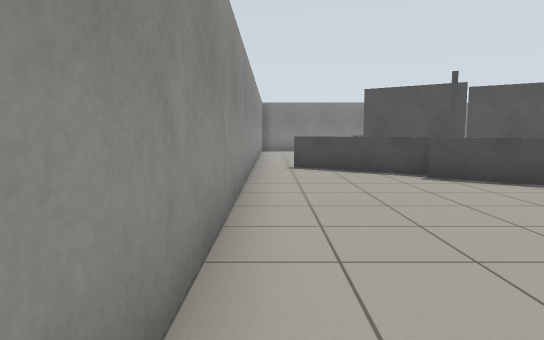
[1] (above)

22 first-person views from a walk through a Gazebo world. The camera is 0.94 m above the floor, tilts 6° down and sees 75° across. The floor is counted in squares, 1 m on a side. Each view is taken from the middle of a square. On the plan, view 1 faces up. The plan holds only what a view shows up to about 12 squares ahead; the rest is blank. The place goes on beyond the plan. Some stock models are drawn as simple stand-ins.

[2]
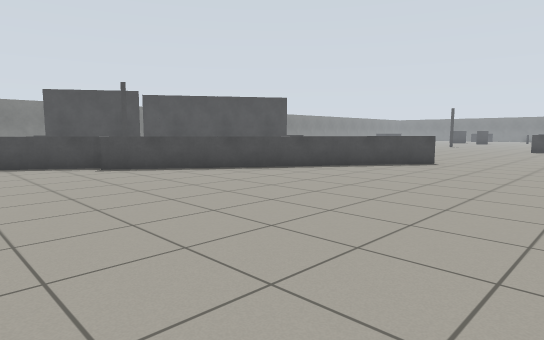

[3]
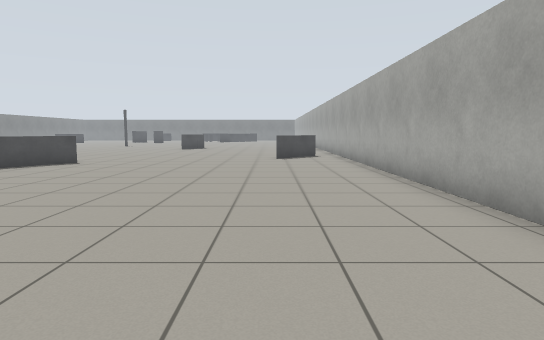

[4]
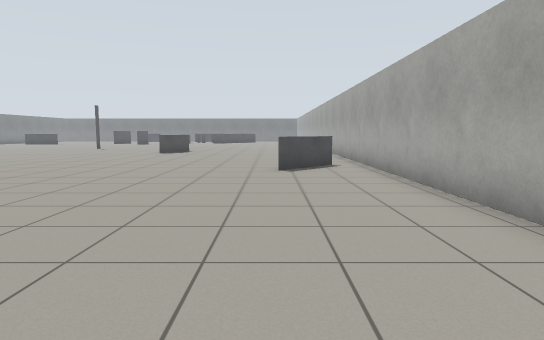

[5]
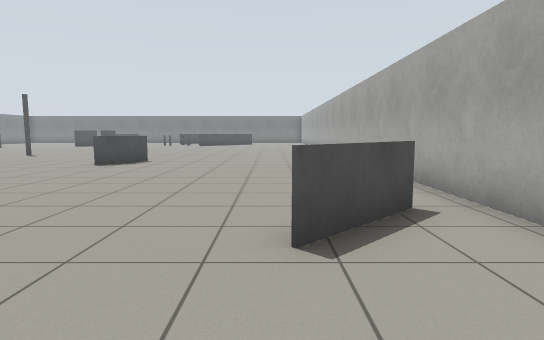

[6]
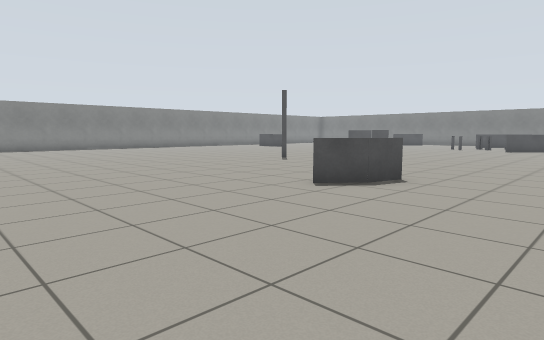

[7]
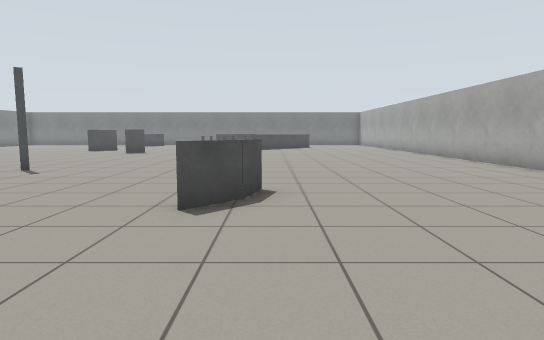

[8]
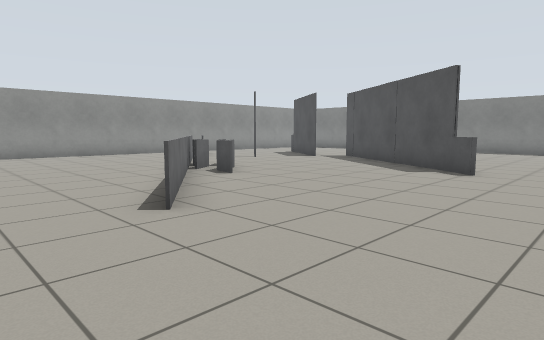

[9]
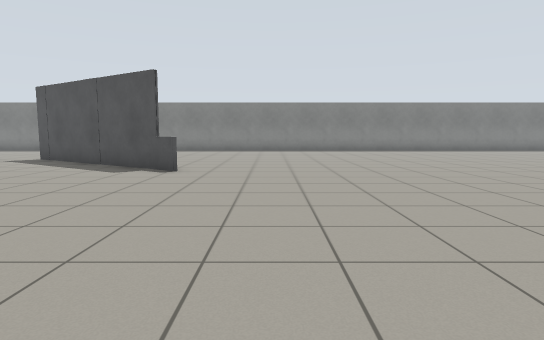

[10]
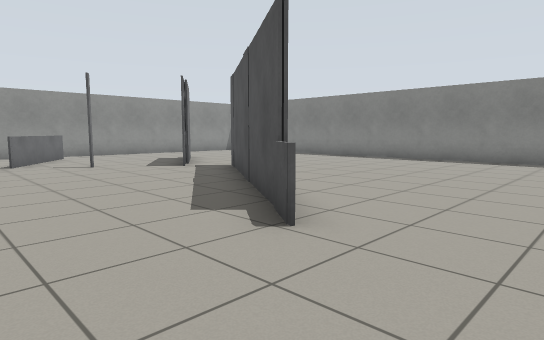

[11]
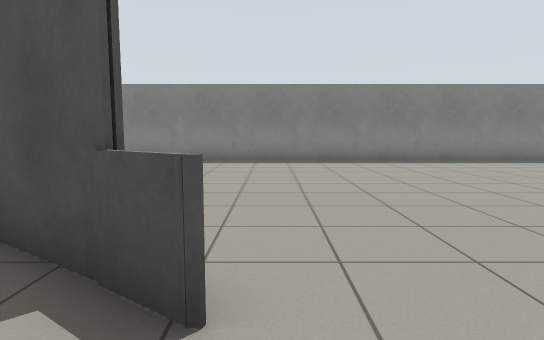

[12]
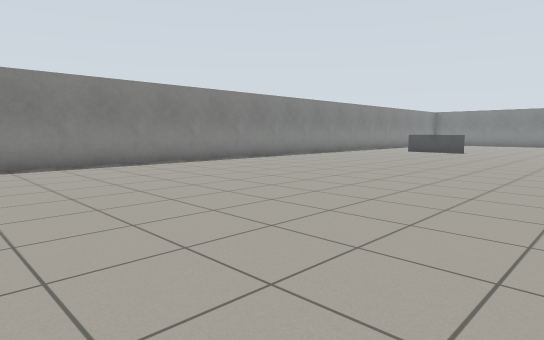

[13]
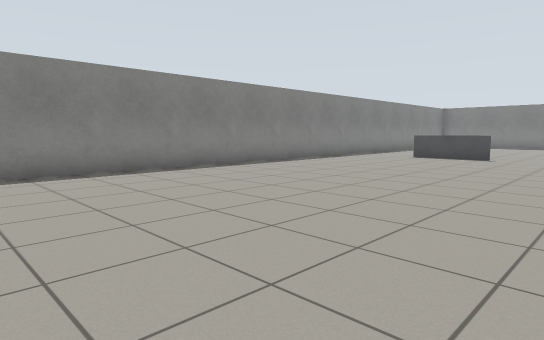

[14]
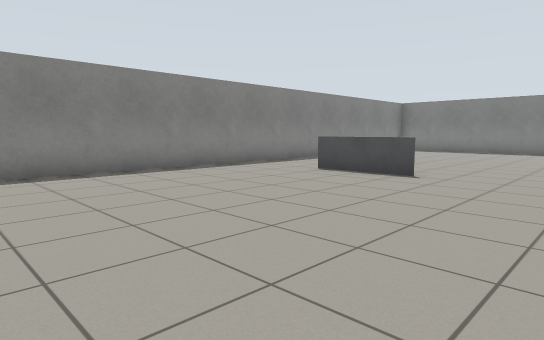

[15]
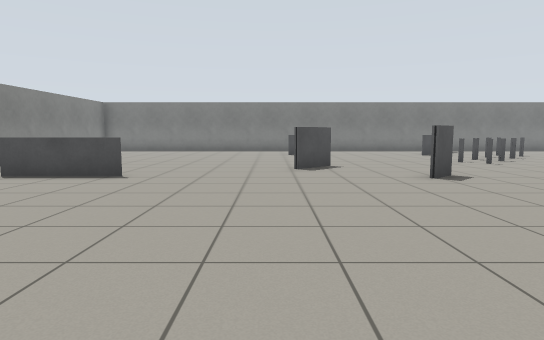

[16]
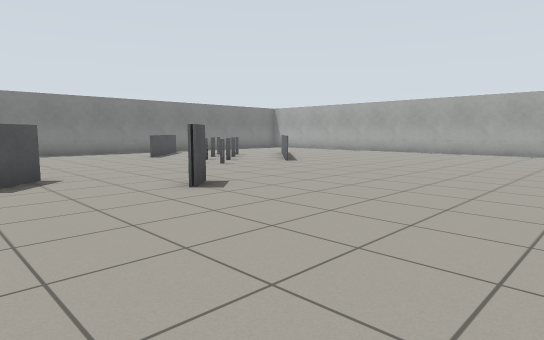

[17]
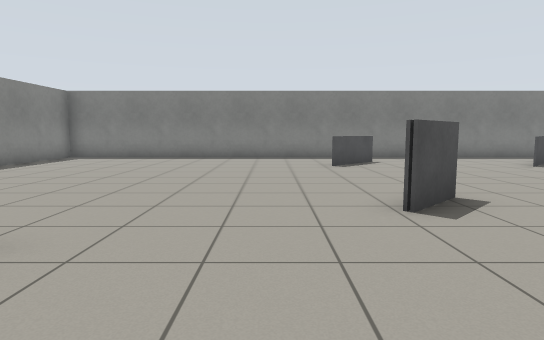

[18]
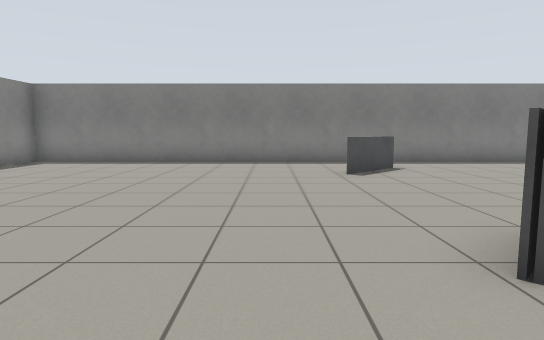

[19]
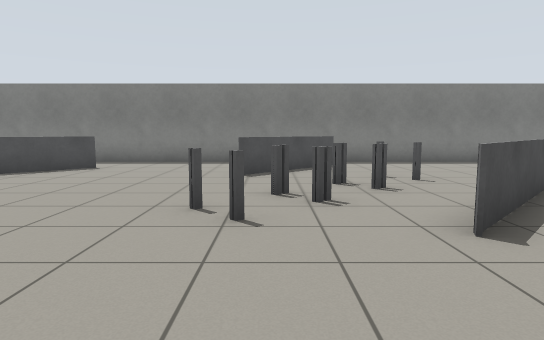

[20]
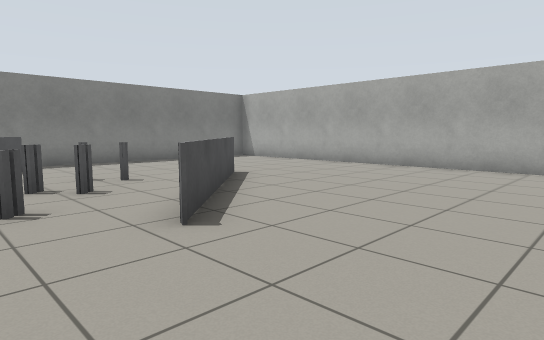

[21]
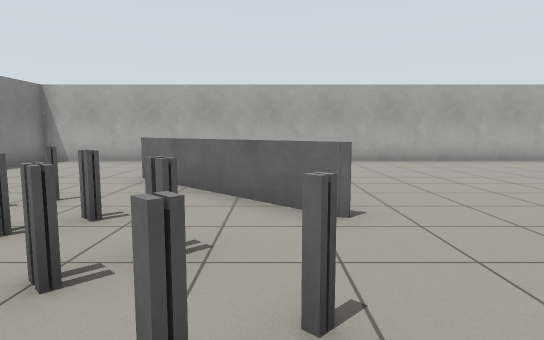

[22]
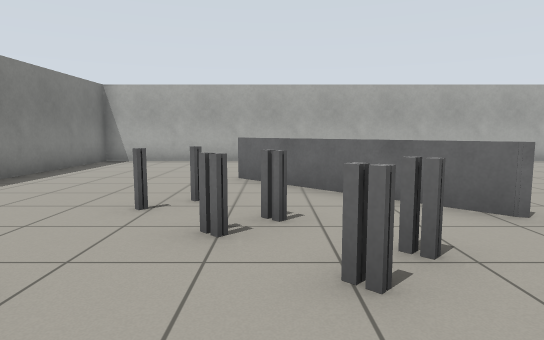

### Floor plan
Points are (right, up) in squares from view 1. A wall is a line through its corners. A room is listed if a view was taken in it or the views show most of it. See-through windows are left out.
Room 1 (views 1, 2, 3, 4, 5, 6, 7, 8, 9, 10, 11, 12, 13, 14, 15, 16, 17, 18, 19, 20, 21, 22)
walls: (11.6, 9.4) (9.9, 10.5); (24.8, -6.8) (43.5, -6.8) (43.5, 18.7) (39.9, 18.7); (9.4, 10.8) (7.4, 12.1); (33.5, 18.7) (8.1, 18.7); (5.5, 11.7) (4.9, 12.1); (4.5, 12.5) (5.6, 11.7); (37.2, 18.7) (36.4, 18.7); (3.5, -6.8) (22.1, -6.8); (-0.5, 11.5) (-0.5, 0.5)
low walls: (32.6, 13.2) (32.5, 15.8); (14.4, -5.8) (12.7, -4.1); (7.7, 4.4) (11.1, 2.1) (7.6, 4.5); (5.5, 5.9) (3.2, 7.4); (4.5, 6.6) (5.6, 5.9); (38.6, -2.3) (35.4, 0.9) (38.7, -2.3); (3.5, 7.7) (0.6, 9.7); (41.5, 7.7) (39.9, 9.3); (42.3, 1.2) (39.8, 3.7); (1.2, 9.3) (3.5, 7.8)
objects: other object (4, 8); grey box (5, 9); other object (6, 6); other object (6, 11); grey box (6, 12); grey box (7, 5); grey box (7, 12); grey box (8, 5); grey box (12, 9); grey box (13, 9); grey box (20, 1) to (21, 1); grey box (21, 0) to (22, 0); grey box (25, 6); grey box (33, 6); grey box (34, 9) to (35, 9); grey box (35, 1); grey box (36, 3); grey box (36, 4); grey box (37, 2); grey box (37, 3); grey box (38, 1); grey box (38, 2); grey box (38, 3); grey box (39, 0); grey box (39, 2); grey box (40, 1)

Where each view was taken, in squares from view 1:
view 1: 0 up, 0 right, facing up
view 2: 2 down, 0 right, facing up-right
view 3: 4 down, 0 right, facing right
view 4: 4 down, 4 right, facing right
view 5: 4 down, 10 right, facing right
view 6: 3 down, 15 right, facing up-right
view 7: 0 up, 16 right, facing right
view 8: 0 up, 15 right, facing up-left
view 9: 0 up, 15 right, facing up
view 10: 6 up, 15 right, facing up-left
view 11: 7 up, 13 right, facing up
view 12: 8 up, 15 right, facing up-right
view 13: 10 up, 19 right, facing up-right
view 14: 10 up, 25 right, facing up-right
view 15: 10 up, 25 right, facing right
view 16: 10 up, 27 right, facing down-right
view 17: 11 up, 30 right, facing right
view 18: 11 up, 32 right, facing right
view 19: 3 up, 32 right, facing right
view 20: 3 up, 32 right, facing down-right
view 21: 5 up, 36 right, facing down
view 22: 5 up, 38 right, facing down
